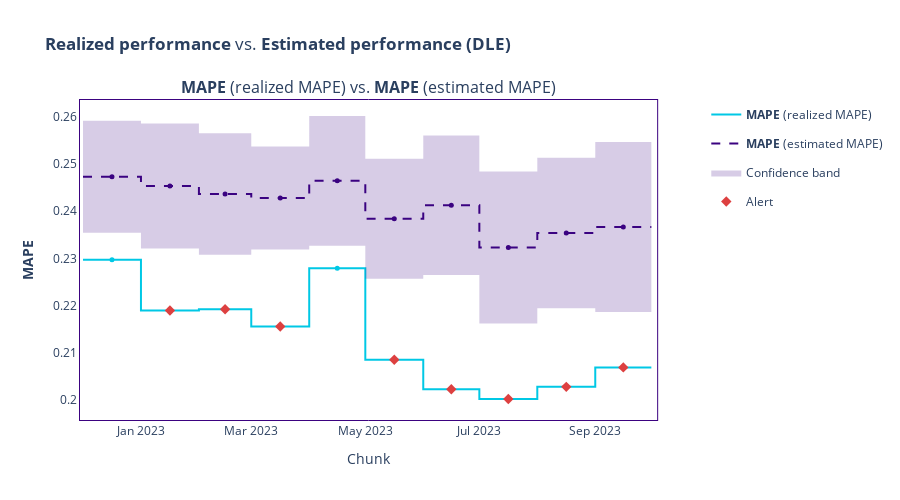

The notebook cell saved with this chart:
### Markdown cell above
### Income Model Perf-Comp

### Code cell
if is_realized_performance:
    # Build performance calculator
    income_calculator = nml.PerformanceCalculator(
        y_pred='income_predics',
        y_true='net_income_inflated',
        timestamp_column_name='contract_date',
        metrics=['mape'],
        chunk_period='M',
        problem_type='regression',
        thresholds={
        'mape': income_mape_threshold
        }
    )

    # Train calculator
    income_calculator.fit(reference_df)
    # Calculate performance
    income_realized_results = income_calculator.calculate(analysis_df)
    # plot
    income_realized_results.filter(period='analysis').compare(income_estimated_results).plot().show(width=1)

### Figure 1 — Plotly figure (JSON) as saved in the notebook; plotly's stock layout.template omitted (floating-point values rounded to 4 significant figures)
{"data": [{"hoverinfo": "skip", "line": {"color": "#00c8e5", "shape": "hv", "width": 2}, "mode": "lines", "name": "<b>MAPE</b> (realized MAPE)", "showlegend": true, "type": "scatter", "x": ["2022-12-01T00:00:00", "2023-01-01T00:00:00", "2023-02-01T00:00:00", "2023-03-01T00:00:00", "2023-04-01T00:00:00", "2023-05-01T00:00:00", "2023-06-01T00:00:00", "2023-07-01T00:00:00", "2023-08-01T00:00:00", "2023-09-01T00:00:00", "2023-09-30T23:59:59.999999999"], "xaxis": "x", "y": [0.2297, 0.2189, 0.2192, 0.2156, 0.2279, 0.2085, 0.2023, 0.2002, 0.2028, 0.2069, 0.2069], "yaxis": "y"}, {"customdata": [["<b>MAPE</b> (realized MAPE)", "<b style=\"color:Colors.BLUE_SKY_CRAYOLA;line-height:60px\">Analysis</b>", "", "2022-12", "From <b>Dec-01-2022</b> to <b>Dec-31-2022</b>", 0.2297], ["<b>MAPE</b> (realized MAPE)", "<b style=\"color:Colors.BLUE_SKY_CRAYOLA;line-height:60px\">Analysis</b>", "<span style=\"color:#AD0000\">⚠ <b>Drift detected</b></span>", "2023-01", "From <b>Jan-01-2023</b> to <b>Jan-31-2023</b>", 0.2189], ["<b>MAPE</b> (realized MAPE)", "<b style=\"color:Colors.BLUE_SKY_CRAYOLA;line-height:60px\">Analysis</b>", "<span style=\"color:#AD0000\">⚠ <b>Drift detected</b></span>", "2023-02", "From <b>Feb-01-2023</b> to <b>Feb-28-2023</b>", 0.2192], ["<b>MAPE</b> (realized MAPE)", "<b style=\"color:Colors.BLUE_SKY_CRAYOLA;line-height:60px\">Analysis</b>", "<span style=\"color:#AD0000\">⚠ <b>Drift detected</b></span>", "2023-03", "From <b>Mar-01-2023</b> to <b>Mar-31-2023</b>", 0.2156], ["<b>MAPE</b> (realized MAPE)", "<b style=\"color:Colors.BLUE_SKY_CRAYOLA;line-height:60px\">Analysis</b>", "", "2023-04", "From <b>Apr-01-2023</b> to <b>Apr-30-2023</b>", 0.2279], ["<b>MAPE</b> (realized MAPE)", "<b style=\"color:Colors.BLUE_SKY_CRAYOLA;line-height:60px\">Analysis</b>", "<span style=\"color:#AD0000\">⚠ <b>Drift detected</b></span>", "2023-05", "From <b>May-01-2023</b> to <b>May-31-2023</b>", 0.2085], ["<b>MAPE</b> (realized MAPE)", "<b style=\"color:Colors.BLUE_SKY_CRAYOLA;line-height:60px\">Analysis</b>", "<span style=\"color:#AD0000\">⚠ <b>Drift detected</b></span>", "2023-06", "From <b>Jun-01-2023</b> to <b>Jun-30-2023</b>", 0.2023], ["<b>MAPE</b> (realized MAPE)", "<b style=\"color:Colors.BLUE_SKY_CRAYOLA;line-height:60px\">Analysis</b>", "<span style=\"color:#AD0000\">⚠ <b>Drift detected</b></span>", "2023-07", "From <b>Jul-01-2023</b> to <b>Jul-31-2023</b>", 0.2002], ["<b>MAPE</b> (realized MAPE)", "<b style=\"color:Colors.BLUE_SKY_CRAYOLA;line-height:60px\">Analysis</b>", "<span style=\"color:#AD0000\">⚠ <b>Drift detected</b></span>", "2023-08", "From <b>Aug-01-2023</b> to <b>Aug-31-2023</b>", 0.2028], ["<b>MAPE</b> (realized MAPE)", "<b style=\"color:Colors.BLUE_SKY_CRAYOLA;line-height:60px\">Analysis</b>", "<span style=\"color:#AD0000\">⚠ <b>Drift detected</b></span>", "2023-09", "From <b>Sep-01-2023</b> to <b>Sep-30-2023</b>", 0.2069]], "hovertemplate": "%{customdata[1]} &nbsp; &nbsp; %{customdata[2]} <br />Chunk: <b>%{customdata[3]}</b> &nbsp; &nbsp; %{customdata[4]} <br />%{customdata[0]}: <b>%{customdata[5]}</b><br /><extra></extra>", "marker": {"color": "#00c8e5", "size": 5, "symbol": "circle"}, "mode": "markers", "name": "<b>MAPE</b> (realized MAPE)", "showlegend": false, "type": "scatter", "x": ["2022-12-16T12:00:00", "2023-01-16T12:00:00", "2023-02-15T00:00:00", "2023-03-16T12:00:00", "2023-04-16T00:00:00", "2023-05-16T12:00:00", "2023-06-16T00:00:00", "2023-07-16T12:00:00", "2023-08-16T12:00:00", "2023-09-15T23:59:59.999999999"], "xaxis": "x", "y": [0.2297, 0.2189, 0.2192, 0.2156, 0.2279, 0.2085, 0.2023, 0.2002, 0.2028, 0.2069, 0.2069], "yaxis": "y"}, {"hoverinfo": "skip", "line": {"color": "#3b0280", "dash": "dash", "shape": "hv", "width": 2}, "mode": "lines", "name": "<b>MAPE</b> (estimated MAPE)", "showlegend": true, "type": "scatter", "x": ["2022-12-01T00:00:00", "2023-01-01T00:00:00", "2023-02-01T00:00:00", "2023-03-01T00:00:00", "2023-04-01T00:00:00", "2023-05-01T00:00:00", "2023-06-01T00:00:00", "2023-07-01T00:00:00", "2023-08-01T00:00:00", "2023-09-01T00:00:00", "2023-09-30T23:59:59.999999999"], "xaxis": "x", "y": [0.2472, 0.2453, 0.2436, 0.2428, 0.2464, 0.2384, 0.2412, 0.2323, 0.2354, 0.2366, 0.2366], "yaxis": "y"}, {"customdata": [["<b>MAPE</b>", "<b style=\"color:Colors.INDIGO_PERSIAN;line-height:60px\">Analysis</b>", "", "2022-12", "From <b>Dec-01-2022</b> to <b>Dec-31-2022</b>", 0.2472], ["<b>MAPE</b>", "<b style=\"color:Colors.INDIGO_PERSIAN;line-height:60px\">Analysis</b>", "", "2023-01", "From <b>Jan-01-2023</b> to <b>Jan-31-2023</b>", 0.2453], ["<b>MAPE</b>", "<b style=\"color:Colors.INDIGO_PERSIAN;line-height:60px\">Analysis</b>", "", "2023-02", "From <b>Feb-01-2023</b> to <b>Feb-28-2023</b>", 0.2436], ["<b>MAPE</b>", "<b style=\"color:Colors.INDIGO_PERSIAN;line-height:60px\">Analysis</b>", "", "2023-03", "From <b>Mar-01-2023</b> to <b>Mar-31-2023</b>", 0.2428], ["<b>MAPE</b>", "<b style=\"color:Colors.INDIGO_PERSIAN;line-height:60px\">Analysis</b>", "", "2023-04", "From <b>Apr-01-2023</b> to <b>Apr-30-2023</b>", 0.2464], ["<b>MAPE</b>", "<b style=\"color:Colors.INDIGO_PERSIAN;line-height:60px\">Analysis</b>", "", "2023-05", "From <b>May-01-2023</b> to <b>May-31-2023</b>", 0.2384], ["<b>MAPE</b>", "<b style=\"color:Colors.INDIGO_PERSIAN;line-height:60px\">Analysis</b>", "", "2023-06", "From <b>Jun-01-2023</b> to <b>Jun-30-2023</b>", 0.2412], ["<b>MAPE</b>", "<b style=\"color:Colors.INDIGO_PERSIAN;line-height:60px\">Analysis</b>", "", "2023-07", "From <b>Jul-01-2023</b> to <b>Jul-31-2023</b>", 0.2323], ["<b>MAPE</b>", "<b style=\"color:Colors.INDIGO_PERSIAN;line-height:60px\">Analysis</b>", "", "2023-08", "From <b>Aug-01-2023</b> to <b>Aug-31-2023</b>", 0.2354], ["<b>MAPE</b>", "<b style=\"color:Colors.INDIGO_PERSIAN;line-height:60px\">Analysis</b>", "", "2023-09", "From <b>Sep-01-2023</b> to <b>Sep-30-2023</b>", 0.2366]], "hovertemplate": "%{customdata[1]} &nbsp; &nbsp; %{customdata[2]} <br />Chunk: <b>%{customdata[3]}</b> &nbsp; &nbsp; %{customdata[4]} <br />%{customdata[0]}: <b>%{customdata[5]}</b><br /><extra></extra>", "line": {"dash": "dash"}, "marker": {"color": "#3b0280", "size": 5, "symbol": "circle"}, "mode": "markers", "name": "<b>MAPE</b> (estimated MAPE)", "showlegend": false, "type": "scatter", "x": ["2022-12-16T12:00:00", "2023-01-16T12:00:00", "2023-02-15T00:00:00", "2023-03-16T12:00:00", "2023-04-16T00:00:00", "2023-05-16T12:00:00", "2023-06-16T00:00:00", "2023-07-16T12:00:00", "2023-08-16T12:00:00", "2023-09-15T23:59:59.999999999"], "xaxis": "x", "y": [0.2472, 0.2453, 0.2436, 0.2428, 0.2464, 0.2384, 0.2412, 0.2323, 0.2354, 0.2366, 0.2366], "yaxis": "y"}, {"connectgaps": true, "hoverinfo": "skip", "line": {"color": "rgba(0,0,0,0)", "dash": "dash", "shape": "hv"}, "mode": "lines", "name": "Confidence band", "showlegend": false, "type": "scatter", "x": ["2022-12-01T00:00:00", "2023-01-01T00:00:00", "2023-02-01T00:00:00", "2023-03-01T00:00:00", "2023-04-01T00:00:00", "2023-05-01T00:00:00", "2023-06-01T00:00:00", "2023-07-01T00:00:00", "2023-08-01T00:00:00", "2023-09-01T00:00:00", "2023-09-30T23:59:59.999999999"], "xaxis": "x", "y": [0.2591, 0.2586, 0.2565, 0.2537, 0.2601, 0.2511, 0.256, 0.2484, 0.2513, 0.2546, 0.2546], "yaxis": "y"}, {"connectgaps": true, "fill": "tonexty", "fillcolor": "rgba(0.23137254901960785, 0.00784313725490196, 0.5019607843137255, 0.2)", "hoverinfo": "skip", "line": {"color": "rgba(0,0,0,0)", "dash": "dash", "shape": "hv"}, "mode": "lines", "name": "Confidence band", "showlegend": true, "type": "scatter", "x": ["2022-12-01T00:00:00", "2023-01-01T00:00:00", "2023-02-01T00:00:00", "2023-03-01T00:00:00", "2023-04-01T00:00:00", "2023-05-01T00:00:00", "2023-06-01T00:00:00", "2023-07-01T00:00:00", "2023-08-01T00:00:00", "2023-09-01T00:00:00", "2023-09-30T23:59:59.999999999"], "xaxis": "x", "y": [0.2354, 0.2321, 0.2308, 0.2318, 0.2327, 0.2257, 0.2265, 0.2162, 0.2194, 0.2186, 0.2186], "yaxis": "y"}, {"hoverinfo": "skip", "legendgroup": "alert", "marker": {"color": "#DD4040", "size": 8, "symbol": "diamond"}, "mode": "markers", "name": "Alert", "showlegend": true, "type": "scatter", "x": ["2023-01-16T12:00:00", "2023-02-15T00:00:00", "2023-03-16T12:00:00", "2023-05-16T12:00:00", "2023-06-16T00:00:00", "2023-07-16T12:00:00", "2023-08-16T12:00:00", "2023-09-15T23:59:59.999999999"], "xaxis": "x", "y": [0.2189, 0.2192, 0.2156, 0.2085, 0.2023, 0.2002, 0.2028, 0.2069], "yaxis": "y"}, {"hoverinfo": "skip", "legendgroup": "alert", "marker": {"color": "#DD4040", "size": 8, "symbol": "diamond"}, "mode": "markers", "name": "Alert", "showlegend": false, "type": "scatter", "x": [], "xaxis": "x", "y": [], "yaxis": "y"}], "layout": {"annotations": [{"font": {"size": 16}, "showarrow": false, "text": "<b>MAPE</b> (realized MAPE) vs. <b>MAPE</b> (estimated MAPE)", "x": 0.47, "xanchor": "center", "xref": "paper", "y": 1, "yanchor": "bottom", "yref": "paper"}], "height": 500, "hoverlabel": {"bgcolor": "white", "font": {"size": 14}}, "legend": {"itemclick": false, "itemdoubleclick": false, "traceorder": "grouped"}, "paper_bgcolor": "rgba(255,255,255,1)", "plot_bgcolor": "rgba(255,255,255,1)", "title": {"text": "<b>Realized performance</b> vs. <b>Estimated performance (DLE)</b>"}, "xaxis": {"anchor": "y", "domain": [0, 0.94], "linecolor": "#3b0280", "matches": "x", "mirror": true, "showgrid": false, "title": {"text": "Chunk"}, "zeroline": false}, "yaxis": {"anchor": "x", "domain": [0, 1], "linecolor": "#3b0280", "mirror": true, "showgrid": false, "title": {"text": "<b>MAPE</b>"}, "zeroline": false}, "yaxis2": {"anchor": "x", "linecolor": "#3b0280", "mirror": true, "overlaying": "y", "showgrid": false, "side": "right", "title": {"text": "Comparison"}, "zeroline": false}}}
